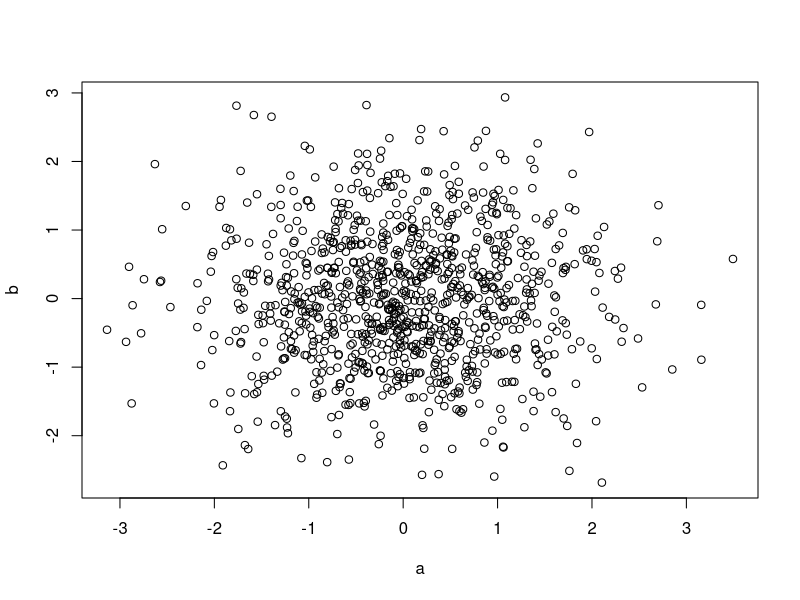
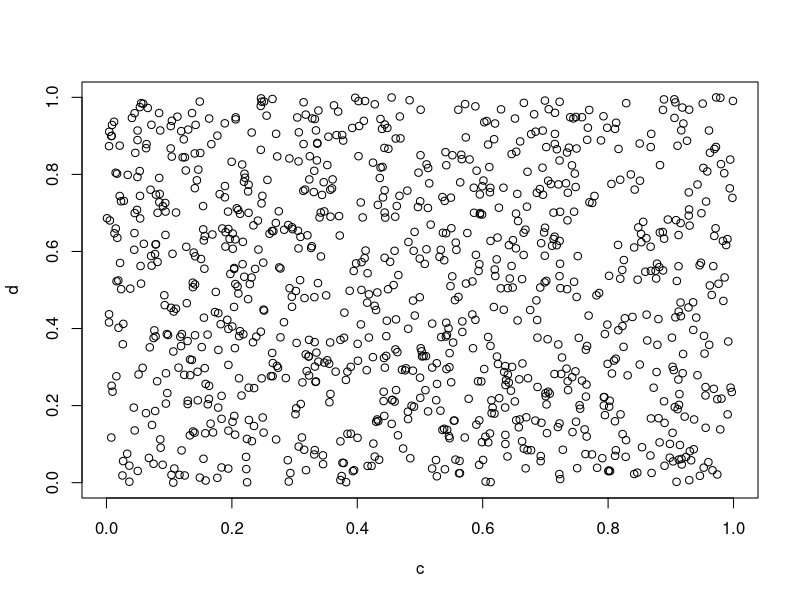
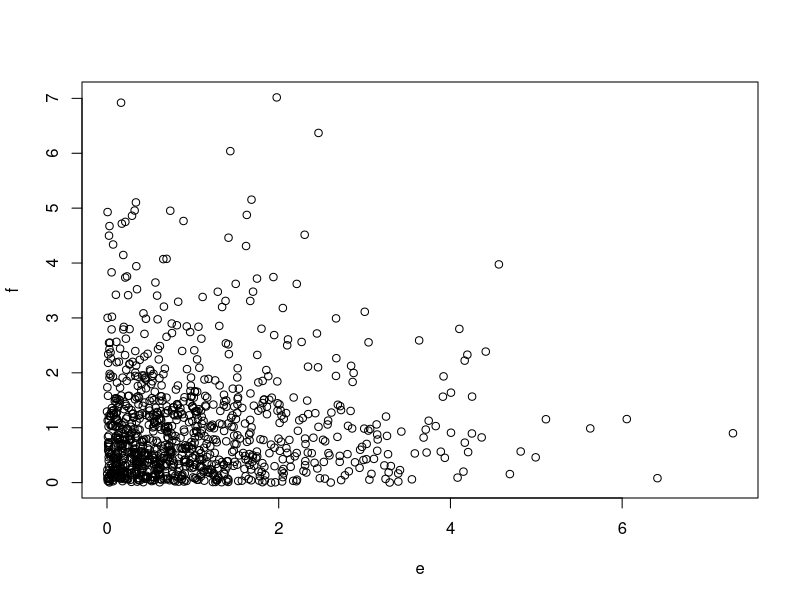

Here is the R script that generated these plots, in order:
#My script
a <- rnorm(1000)
b <- rnorm(1000)

plot(a, b)


#More data sim
c <- runif(1000)
d <- runif(1000)

plot(c, d)


#add third set of data
e <- rgamma(1000, shape = 1)
f <- rgamma(1000, shape = 1)

plot(e, f)
